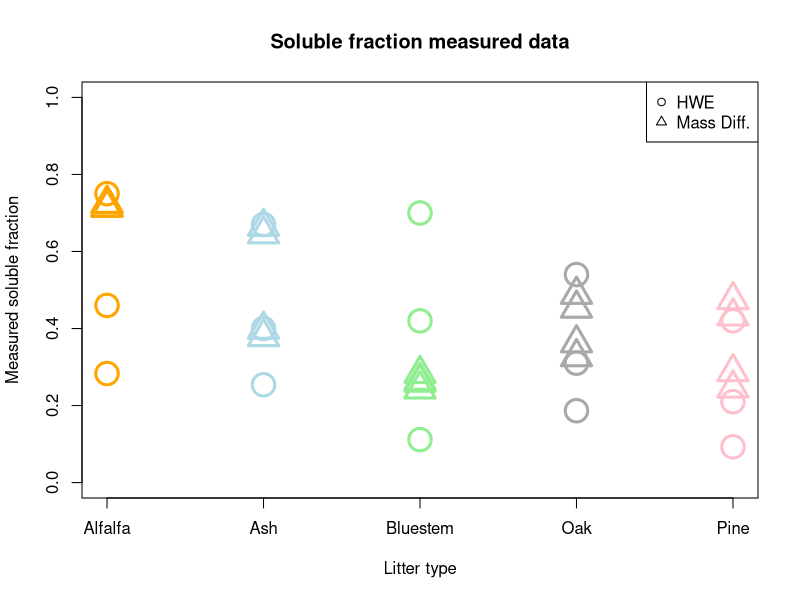
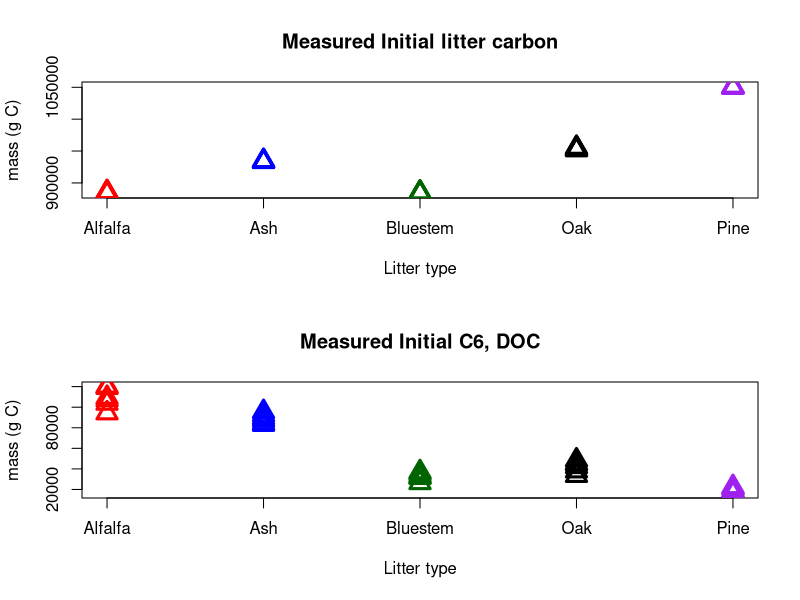
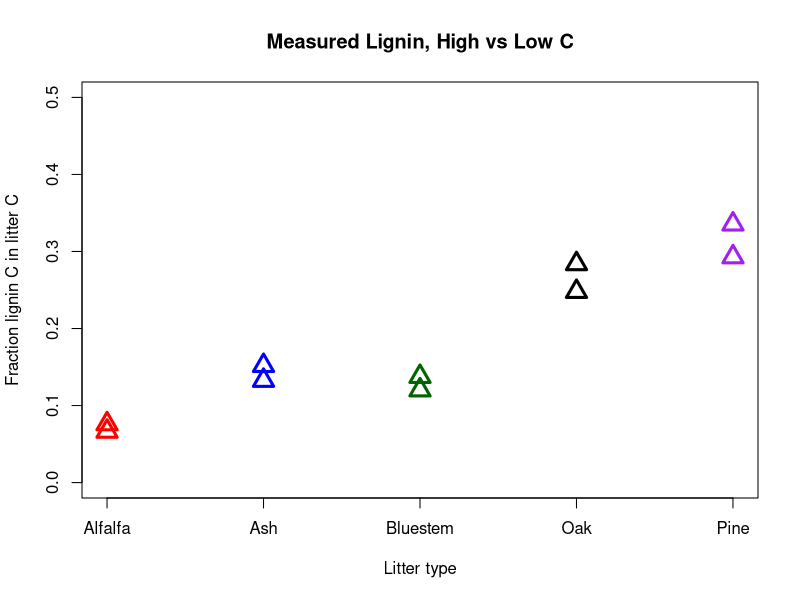
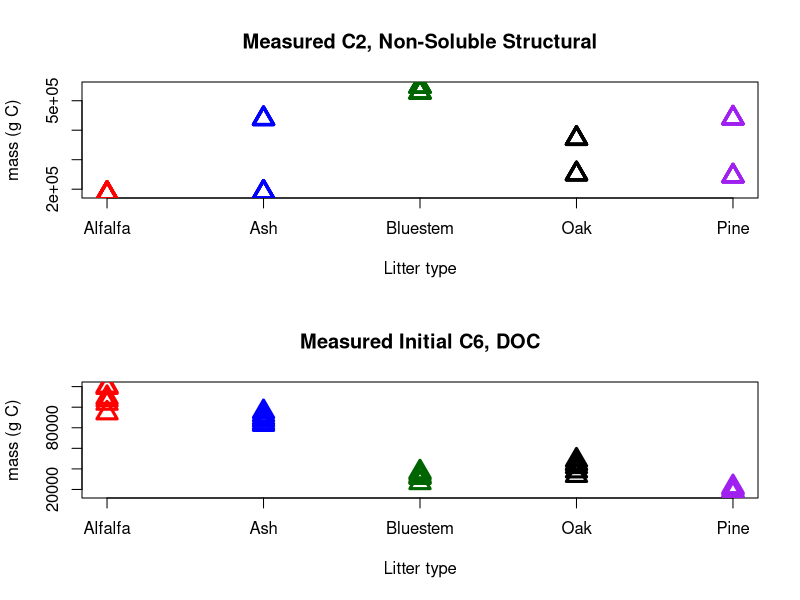

Here is the R script that generated these plots, in order:
##########ALL DATA UPLOAD########
#Upload all data for Initial conditions analysis
#Nell Campbell
#Created 11/17/14
#################################

litter_nam=c("Alfalfa", "Ash", "Bluestem", "Oak", "Pine")

#load data
	HWE=read.csv("HWE.csv", header=TRUE, sep=",", stringsAsFactors=FALSE)
	DIFF=read.csv("DIFF.csv", header=TRUE, sep=",", stringsAsFactors=FALSE)
	C6alpha=read.csv("C6alpha.csv", header=TRUE, sep=",", stringsAsFactors=FALSE)
	C1_3alpha=read.csv("C1_3alpha.csv", header=TRUE, sep=",", stringsAsFactors=FALSE)
	LIG=read.csv("LIG.csv", header=TRUE, sep=",", stringsAsFactors=FALSE)
	C2alpha=read.csv("C2alpha.csv", header=TRUE, sep=",", stringsAsFactors=FALSE)

#create list of fraction soluble measurements
	y_Fs=list(as.matrix(HWE[,2:ncol(HWE)]/100),as.matrix(DIFF[,2:ncol(DIFF)]/100))

#create list of all data
	data_real_all=list(y_Fs, as.matrix(C1_3alpha[,2:ncol(C1_3alpha)]), 
					   as.matrix(C6alpha[,2:ncol(C6alpha)]),
					   as.matrix(LIG[,2:ncol(LIG)])/100,
					   as.matrix(C2alpha[,2:ncol(C2alpha)]))
	names(data_real_all)<-c("y_Fs", "y_C1_3", "y_C6alph", "LIG", "C2alpha")

	rownames(data_real_all$y_Fs[[1]])<-litter_nam
	rownames(data_real_all$y_Fs[[2]])<-litter_nam
	rownames(data_real_all$y_C1_3)<-litter_nam
	rownames(data_real_all$y_C6alph)<-litter_nam
	rownames(data_real_all$LIG)<-litter_nam
	rownames(data_real_all$C2alpha)<-litter_nam

#######visualize data inputs
	par(mfrow=c(1,1))
	#plot of measured data for soluble fraction, HWE and by mass difference
		plot(data_real_all$y_Fs[[1]][,1], col=c("orange", "lightblue", "lightgreen", "darkgrey", "pink"), type="p", 
			 pch=1, main="Soluble fraction measured data", ylab="Measured soluble fraction",
			 ylim=c(0,1), xaxt="n", cex=3, xlab="Litter type", lwd=3)
		axis(1,1:5,label=litter_nam)
		for(s in 2:ncol(data_real_all$y_Fs[[1]])){
		  points(data_real_all$y_Fs[[1]][,s], col=c("orange", "lightblue", "lightgreen", "darkgrey", "pink"), 
				 type="p", pch=1, cex=3, lwd=3)
		}
	#points for mass difference-based measurements
		for(s in 1:ncol(data_real_all$y_Fs[[2]])){
		  points(data_real_all$y_Fs[[2]][,s], col=c("orange", "lightblue", "lightgreen", "darkgrey", "pink"), type="p", pch=2, 
				 cex=3, lwd=3)
		}
		legend("topright", legend=c("HWE", "Mass Diff."), pch=c(1, 2))

	par(mfrow=c(2,1))
	#plot of measured data for mass
		plot(data_real_all$y_C1_3[,1], col=c("red", "blue", "darkgreen", "black", "purple"), type="p", 
			 main="Measured Initial litter carbon", ylab="mass (g C)", lwd=3,
			 xaxt="n", xlab="Litter type", cex=2, pch=2, ylim=c(min(data_real_all$y_C1_3)-10, max(data_real_all$y_C1_3)+10))
		axis(1,1:5,label=litter_nam)
		for(s in 2:ncol(data_real_all$y_C1_3)){
		  points(data_real_all$y_C1_3[,s], col=c("red", "blue", "darkgreen", "black", "purple"), 
				 type="p", cex=2, pch=2, lwd=3)
		}

	#plot of measured data for initial C6 DOC
		plot(data_real_all$y_C6alph[,1], col=c("red", "blue", "darkgreen", "black", "purple"), type="p", 
			 main="Measured Initial C6, DOC", ylab="mass (g C)", lwd=3,
			 xaxt="n", xlab="Litter type", cex=2, pch=2, ylim=c(min(data_real_all$y_C6alph)-10, max(data_real_all$y_C6alph)+10))
		axis(1,1:5,label=litter_nam)
		for(s in 2:ncol(data_real_all$y_C6alph)){
		  points(data_real_all$y_C6alph[,s], col=c("red", "blue", "darkgreen", "black", "purple"), 
				 type="p", cex=2, pch=2, lwd=3)
		}

	#plot measured data for lignin by litter
		par(mfrow=c(1,1))
		plot(data_real_all$LIG[,1], col=c("red", "blue", "darkgreen", "black", "purple"), type="p", 
			 main="Measured Lignin, High vs Low C", ylab="Fraction lignin C in litter C",
			 xaxt="n", xlab="Litter type", cex=2, pch=2, ylim=c(0,.5), lwd=3)
		axis(1,1:5,label=litter_nam)
		for(s in 2:ncol(data_real_all$LIG)){
		  points(data_real_all$LIG[,s], col=c("red", "blue", "darkgreen", "black", "purple"), 
				 type="p", cex=2, pch=2, lwd=3)
		}

	par(mfrow=c(2,1))
	#plot measured data for C2 (non-soluble, structural) by litter
		plot(data_real_all$C2alpha[,1], col=c("red", "blue", "darkgreen", "black", "purple"), type="p", 
			 main="Measured C2, Non-Soluble Structural", ylab="mass (g C)",
			 xaxt="n", xlab="Litter type", cex=2, pch=2, lwd=3,
			 ylim=c(min(data_real_all$C2alpha)-10, max(data_real_all$C2alpha)+10))
		axis(1,1:5,label=litter_nam)
		for(s in 2:ncol(data_real_all$C2alpha)){
		  points(data_real_all$C2alpha[,s], col=c("red", "blue", "darkgreen", "black", "purple"), 
				 type="p", cex=2, pch=2, lwd=3)
		}

	#plot of measured data for initial C6 DOC
		plot(data_real_all$y_C6alph[,1], col=c("red", "blue", "darkgreen", "black", "purple"), type="p", 
			 main="Measured Initial C6, DOC", ylab="mass (g C)", lwd=3,
			 xaxt="n", xlab="Litter type", cex=2, pch=2, ylim=c(min(data_real_all$y_C6alph)-10, max(data_real_all$y_C6alph)+10))
		axis(1,1:5,label=litter_nam)
		for(s in 2:ncol(data_real_all$y_C6alph)){
		  points(data_real_all$y_C6alph[,s], col=c("red", "blue", "darkgreen", "black", "purple"), 
				 type="p", cex=2, pch=2, lwd=3)
		}